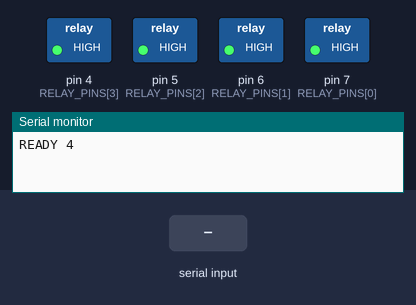
A sketch run on a simulated Arduino Uno, built with avr-gcc and run on an emulated ATmega328P. Shown: switched loads named in the sketch (green lamp = pin HIGH), the last lines printed to the serial monitor. The inputs (shaded band) are chosen by the test bench.

Above: at 1.2 s.
1.3 s: "ON 1\n" received over Serial
At 2.3 s:
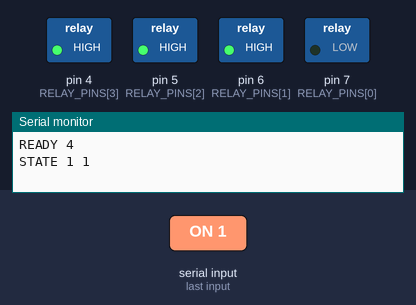
2.8 s: "OFF 1\n" received over Serial
At 3.4 s:
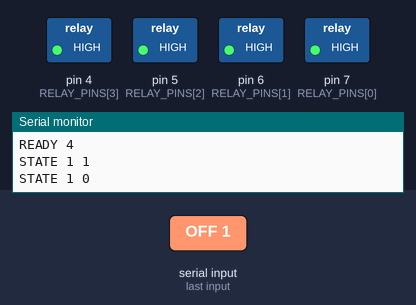
4.3 s: "TOGGLE 1\n" received over Serial
At 4.7 s:
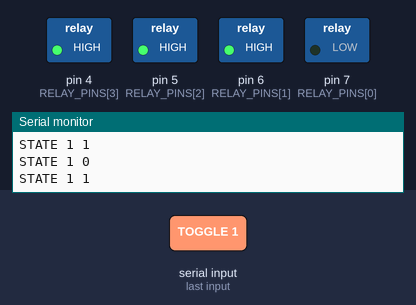
Timing chart, 0 to 7.3 s (numbered marks = the images above; inputs shaded):
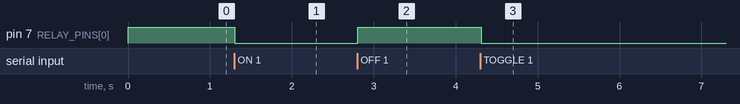

Measured:
- after the input at 1.3 s, pin 7 (RELAY_PINS[0]): HIGH → LOW at once
- after the input at 2.8 s, pin 7 (RELAY_PINS[0]): LOW → HIGH at once
- after the input at 4.3 s, pin 7 (RELAY_PINS[0]): HIGH → LOW at once

The sketch:

RelayController.ino
```cpp
// Arduino Relay Controller firmware, version 1.0.0
// Arduino Uno -> low-level-trigger relay module (IN pin LOW = relay ON)
// Wiring: Relay board VCC -> 5V, GND -> GND
//   IN1 -> D7 (relay 1 FLASH_MODE)   IN2 -> D6 (relay 2 WATCHDOG)
//   IN3 -> D5 (relay 3 JTAG_BOOT)    IN4 -> D4 (relay 4 spare)
// Each relay's COM -> Hydra GND, NO -> Hydra pad. Relay ON = pad shorted to GND.
// Serial 9600 baud, newline-terminated commands:
//   ON  [n]   OFF [n]   TOGGLE [n]   STATUS
// n = relay number starting at 1 (defaults to 1). Reply: "STATE n 1|0"

const uint8_t RELAY_PINS[] = {7, 6, 5, 4};
const uint8_t NUM_RELAYS = sizeof(RELAY_PINS) / sizeof(RELAY_PINS[0]);
const uint8_t RELAY_ON = LOW;              // low-level trigger
const uint8_t RELAY_OFF = HIGH;

bool state[NUM_RELAYS];
String line;

void setRelay(uint8_t i, bool on) {
  state[i] = on;
  digitalWrite(RELAY_PINS[i], on ? RELAY_ON : RELAY_OFF);
}

void report(uint8_t i) {
  Serial.print(F("STATE "));
  Serial.print(i + 1);
  Serial.print(' ');
  Serial.println(state[i] ? 1 : 0);
}

void handle(String cmd) {
  cmd.trim();
  cmd.toUpperCase();
  if (cmd.length() == 0) return;

  int sp = cmd.indexOf(' ');
  String word = sp < 0 ? cmd : cmd.substring(0, sp);
  int n = sp < 0 ? 1 : cmd.substring(sp + 1).toInt();

  if (word == "STATUS") {
    for (uint8_t i = 0; i < NUM_RELAYS; i++) report(i);
    return;
  }
  if (n < 1 || n > NUM_RELAYS) {
    Serial.println(F("ERR bad relay number"));
    return;
  }
  uint8_t i = n - 1;
  if (word == "ON") setRelay(i, true);
  else if (word == "OFF") setRelay(i, false);
  else if (word == "TOGGLE") setRelay(i, !state[i]);
  else { Serial.println(F("ERR unknown command")); return; }
  report(i);
}

void setup() {
  for (uint8_t i = 0; i < NUM_RELAYS; i++) {
    digitalWrite(RELAY_PINS[i], RELAY_OFF);  // set HIGH before OUTPUT so the relay doesn't click on at boot
    pinMode(RELAY_PINS[i], OUTPUT);
    state[i] = false;
  }
  Serial.begin(9600);
  Serial.print(F("READY "));
  Serial.println(NUM_RELAYS);
}

void loop() {
  while (Serial.available()) {
    char c = Serial.read();
    if (c == '\n' || c == '\r') {
      handle(line);
      line = "";
    } else if (line.length() < 32) {
      line += c;
    }
  }
}
```
